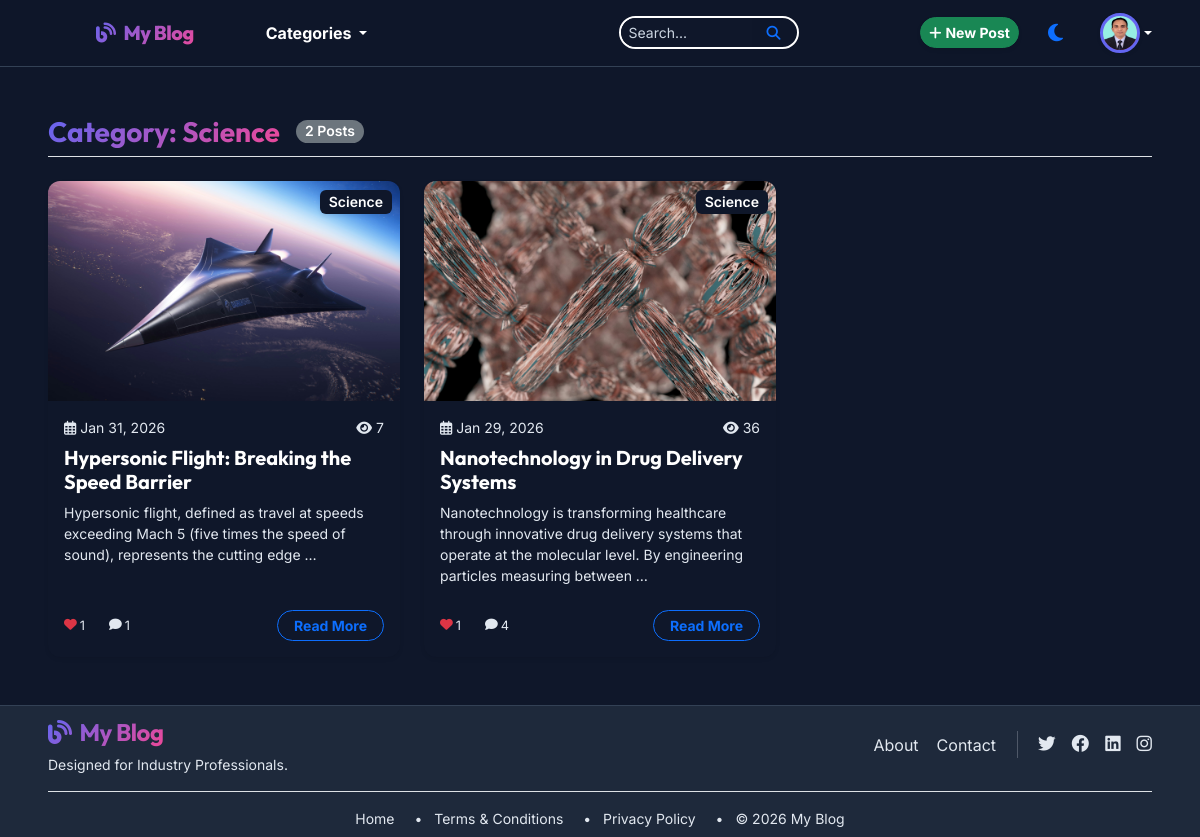
/category/science/ (signed in), run on the app's committed database.
### blog/models.py (models this page shows, shortened)
class Profile(models.Model):
    user = models.OneToOneField(User, on_delete=models.CASCADE)
    profile_picture = models.ImageField(upload_to='profile_pics/', blank=True, null=True)
    bio = models.TextField(blank=True)
    mobile_number = models.CharField(max_length=20, blank=True)
    educational_qualifications = models.CharField(max_length=200, blank=True)
    interested_subjects = models.CharField(max_length=300, blank=True)
    profession = models.CharField(max_length=100, blank=True)
    current_city = models.CharField(max_length=100, blank=True)
    country = models.CharField(max_length=100, blank=True)

class Category(models.Model):
    name = models.CharField(max_length=100)
    slug = models.SlugField(unique=True, blank=True)
    parent = models.ForeignKey('self', on_delete=models.SET_NULL, null=True, blank=True, related_name='children')
    class Meta:
        verbose_name_plural = "Categories"

class Post(models.Model):
    STATUS_CHOICES = (
        ('draft', 'Draft'),
        ('published', 'Published'),
    )
    title = models.CharField(max_length=200)
    slug = models.SlugField(unique=True, blank=True)
    content = models.TextField()
    featured_image = models.ImageField(upload_to='posts/')
    category = models.ForeignKey(Category, on_delete=models.CASCADE, related_name='posts')
    tags = models.ManyToManyField(Tag, blank=True)
    author = models.ForeignKey(User, on_delete=models.CASCADE)
    status = models.CharField(max_length=10, choices=STATUS_CHOICES, default='draft')
    created_at = models.DateTimeField(auto_now_add=True)
    updated_at = models.DateTimeField(auto_now=True)
    views_count = models.PositiveIntegerField(default=0)
    last_edited_by = models.ForeignKey(User, on_delete=models.SET_NULL, null=True, blank=True, related_name='edited_posts')
    last_edited_at = models.DateTimeField(null=True, blank=True)
    def get_absolute_url(self):
        return reverse('post_detail', kwargs={'slug': self.slug})
    @property
    def total_likes(self):
        return self.interactions.filter(interaction_type='like').count()
    @property
    def total_comments(self):
        return self.comments.count()

### blog/views.py (the view)
# urls.py: path('category/<slug:slug>/', views.category_posts, name='category_posts'),
def category_posts(request, slug):
    category = get_object_or_404(Category, slug=slug)
    posts = Post.objects.filter(category=category, status='published').order_by('-created_at')
    return render(request, 'blog/category_posts.html', {'category': category, 'posts': posts})

### blog/context_processors.py (called while the page is built)
def global_categories(request):
    return {
        'navbar_categories': Category.objects.filter(parent__isnull=True).prefetch_related('children')
    }

### templates/blog/category_posts.html
{% extends 'base.html' %}
{% block content %}
<div class="container-fluid px-4 px-lg-5 my-5 animate-load">
    <div class="d-flex align-items-center mb-4 border-bottom pb-2">
        <h3 class="fw-bold mb-0 text-gradient">Category: {{ category.name }}</h3>
        <span class="badge bg-secondary ms-3 rounded-pill">{{ posts.count }} Posts</span>
    </div>
    <div class="row row-cols-1 row-cols-md-2 row-cols-lg-3 g-4">
        {% for post in posts %}
        <div class="col">
            <div class="card h-100 border-0 shadow-sm animate-hover">
                <div class="position-relative overflow-hidden">
                    {% if post.featured_image %}
                    <img src="{{ post.featured_image.url }}" class="card-img-top transition-zoom" alt="{{ post.title }}"
                        style="height: 220px; object-fit: cover;">
                    {% else %}
                    <div class="card-img-top bg-secondary" style="height: 220px;"></div>
                    {% endif %}
                    <div class="position-absolute top-0 end-0 m-2">
                        <span class="badge bg-white text-dark shadow-sm">{{ post.category.name }}</span>
                    </div>
                </div>
                <div class="card-body">
                    <div class="d-flex justify-content-between mb-2 small text-muted">
                        <span><i class="far fa-calendar-alt me-1"></i>{{ post.created_at|date:"M d, Y" }}</span>
                        <span><i class="fas fa-eye me-1"></i>{{ post.views_count }}</span>
                    </div>
                    <h5 class="card-title fw-bold"><a href="{{ post.get_absolute_url }}"
                            class="text-decoration-none text-reset">{{ post.title|truncatewords:10 }}</a></h5>
                    <p class="card-text text-muted small">{{ post.content|striptags|truncatewords:20 }}</p>
                </div>
                <div
                    class="card-footer bg-transparent border-top-0 d-flex justify-content-between align-items-center pb-3">
                    <div class="d-flex gap-3 small text-muted">
                        <span class="icon-stat"><i class="fas fa-heart text-danger"></i>{{ post.total_likes }}</span>
                        <span class="icon-stat"><i class="fas fa-comment"></i>{{ post.total_comments }}</span>
                    </div>
                    <a href="{{ post.get_absolute_url }}"
                        class="btn btn-sm btn-outline-primary rounded-pill px-3 fw-bold">Read More</a>
                </div>
            </div>
        </div>
        {% empty %}
        <div class="col-12 text-center py-5">
            <i class="fas fa-folder-open fa-3x text-muted mb-3"></i>
            <h4 class="text-muted">No posts available in this category yet.</h4>
        </div>
        {% endfor %}
    </div>
</div>
{% endblock %}

### templates/base.html (shortened to what this page needs)
<!DOCTYPE html>
{% load static %}
<html lang="en" data-theme="dark">
<head>
    <link href="https://cdn.jsdelivr.net/npm/bootstrap@5.3.0/dist/css/bootstrap.min.css" rel="stylesheet">
    <link rel="stylesheet" href="https://cdnjs.cloudflare.com/ajax/libs/font-awesome/6.4.0/css/all.min.css">
    <link rel="stylesheet" href="{% static 'css/styles.css' %}">
</head>
<body>
    <nav class="navbar navbar-expand-lg sticky-top">
        <div class="container-fluid px-4 px-lg-5">
            <a class="navbar-brand animate-hover ms-5" href="{% url 'home' %}">
                <i class="fas fa-blog me-2"></i>My Blog
            </a>
            <div class="collapse navbar-collapse" id="navbarNav">
                <ul class="navbar-nav me-auto mb-2 mb-lg-0 ms-5">
                    <li class="nav-item dropdown hover-dropdown">
                        <a class="nav-link dropdown-toggle animate-hover fw-bold" href="#" data-bs-toggle="dropdown">
                            Categories
                        </a>
                    </li>
                </ul>
                <form class="d-flex mx-auto" action="{% url 'search' %}" method="GET"
                    style="width: 18%; min-width: 180px;">
                    <div class="input-group input-group-sm">
                        <input class="form-control rounded-start-pill" type="search" placeholder="Search..."
                            aria-label="Search" name="q">
                        <button class="btn btn-outline-primary rounded-end-pill px-3" type="submit"><i
                                class="fas fa-search"></i></button>
                    </div>
                </form>
                <div class="d-flex align-items-center gap-3">
                    {% if perms.blog.add_post %}
                    <a class="btn btn-sm btn-success rounded-pill fw-bold animate-hover shadow-sm"
                        href="{% url 'create_post' %}">
                        <i class="fas fa-plus me-1"></i>New Post
                    </a>
                    {% endif %}
                    <button class="btn btn-link text-decoration-none theme-toggle animate-hover" id="themeToggle"
                        title="Toggle Theme">
                        <i class="fas fa-moon fa-lg"></i>
                    </button>
                    {% if user.is_authenticated %}
                    <div class="dropdown">
                        <a class="nav-link dropdown-toggle d-flex align-items-center p-0" href="#" role="button"
                            data-bs-toggle="dropdown">
                            <div class="profile-avatar profile-avatar-xs ms-2 shadow-sm">
                                {% if user.profile.profile_picture %}
                                <img src="{{ user.profile.profile_picture.url }}" class="w-100 h-100 rounded-circle">
                                {% else %}
                                <span>{{ user.username|make_list|first|upper }}</span>
                                {% endif %}
                            </div>
                        </a>
                    </div>
                    {% endif %}
                </div>
            </div>
        </div>
    </nav>
    <div style="flex: 1 0 auto;">
        {% block content %}{% endblock %}
    </div>
    <footer class="footer mt-auto py-2" style="background-color: var(--card-bg);">
        <div class="container-fluid px-4 px-lg-5">
            <div class="row align-items-center mb-3">
                <div class="col-md-6 text-md-start text-center mb-3 mb-md-0">
                    <a class="navbar-brand animate-hover fs-4 fw-bold" href="{% url 'home' %}">
                        <i class="fas fa-blog me-2"></i>My Blog
                    </a>
                    <p class="small text-muted mb-0 mt-1">Designed for Industry Professionals.</p>
                </div>
                <div class="col-md-6">
                    <div
                        class="d-flex justify-content-center justify-content-md-end align-items-center gap-3 flex-wrap">
                        <button class="btn btn-link text-decoration-none text-muted p-0 animate-hover"
                            data-bs-toggle="offcanvas" data-bs-target="#offcanvasAbout">About</button>
                        <button class="btn btn-link text-decoration-none text-muted p-0 animate-hover"
                            data-bs-toggle="modal" data-bs-target="#contactModal">Contact</button>
                        <div class="d-flex gap-3">
                            <a href="#" class="social-icon text-muted" style="font-size: 1.1rem;"><i
                                    class="fab fa-twitter"></i></a>
                            <a href="#" class="social-icon text-muted" style="font-size: 1.1rem;"><i
                                    class="fab fa-facebook"></i></a>
                            <a href="#" class="social-icon text-muted" style="font-size: 1.1rem;"><i
                                    class="fab fa-linkedin"></i></a>
                            <a href="#" class="social-icon text-muted" style="font-size: 1.1rem;"><i
                                    class="fab fa-instagram"></i></a>
                        </div>
                    </div>
                </div>
            </div>
            <div class="border-top pt-3 text-center text-muted small">
                <ul class="list-inline mb-0">
                    <li class="list-inline-item"><a href="{% url 'home' %}"
                            class="text-decoration-none text-muted">Home</a></li>
                    <li class="list-inline-item mx-2">&bull;</li>
                    <li class="list-inline-item"><a href="#" class="text-decoration-none text-muted">Terms &
                            Conditions</a></li>
                    <li class="list-inline-item mx-2">&bull;</li>
                    <li class="list-inline-item"><a href="#" class="text-decoration-none text-muted">Privacy Policy</a>
                    </li>
                    <li class="list-inline-item mx-2">&bull;</li>
                    <li class="list-inline-item"><span>&copy; {% now "Y" %} My Blog</span></li>
                </ul>
            </div>
        </div>
    </footer>
</body>
</html>

### static/css/styles.css (style rules this page uses)
:root { --primary-color: #6366f1; --secondary-color: #ec4899; --background-light: #f8fafc; --text-light: #1e293b; --card-bg-light: #ffffff; --border-light: #e2e8f0; --background-dark: #0f172a; --text-dark: #ffffff; --text-muted-dark: #e2e8f0; --card-bg-dark: #1e293b; --border-dark: #334155; --trending-border-light: #10b981; --trending-border-dark: #ffffff; --transition-speed: 0.15s; --font-heading: 'Outfit', sans-serif; --font-body: 'Inter', sans-serif; }
[data-theme="dark"] { --background: var(--background-dark); --text: var(--text-dark); --card-bg: var(--card-bg-dark); --border: var(--border-dark); --nav-bg: rgba(15, 23, 42, 0.95); --muted: var(--text-muted-dark); }
body { background-color: var(--background); color: var(--text); font-family: var(--font-body); transition: background-color var(--transition-speed), color var(--transition-speed); overflow-x: hidden; display: flex; flex-direction: column; min-height: 100vh; }
h1, h2, h3, h4, h5, h6 { font-family: var(--font-heading); font-weight: 700; color: var(--text); }
.animate-load { animation: fadeIn 0.8s ease-out forwards; }
.animate-hover { transition: transform 0.3s ease, color 0.3s ease, box-shadow 0.3s ease; }
.navbar { background: var(--nav-bg); backdrop-filter: blur(10px); border-bottom: 1px solid var(--border); padding: 0.8rem 0; animation: fadeIn 0.6s ease-out; }
.navbar-brand { font-family: var(--font-heading); font-weight: 800; letter-spacing: -0.5px; background: linear-gradient(135deg, var(--primary-color), var(--secondary-color)); -webkit-background-clip: text; background-clip: text; -webkit-text-fill-color: transparent; transition: transform 0.3s; }
.nav-link { color: var(--text) !important; font-weight: 500; transition: color 0.2s, transform 0.2s; }
.navbar .input-group { border: 2px solid #10b981; border-radius: 20px; overflow: hidden; }
[data-theme="dark"] .navbar .input-group { border-color: #ffffff; }
.navbar .input-group .form-control, .navbar .input-group .input-group-text, .navbar .input-group .btn { border: none !important; }
.card { background-color: var(--card-bg); border: 1px solid var(--border); border-radius: 12px; overflow: hidden; transition: transform 0.4s cubic-bezier(0.175, 0.885, 0.32, 1.275), box-shadow 0.4s cubic-bezier(0.175, 0.885, 0.32, 1.275); animation: fadeIn 1s ease-out; }
.card-title { color: var(--text); }
.card-text { color: var(--muted); }
.text-muted { color: var(--muted) !important; }
.footer { background-color: var(--card-bg); border-top: 1px solid var(--border); padding: 0.5rem 0; margin-top: auto; width: 100%; animation: fadeIn 1.2s ease-out; }
.social-icon { color: var(--text); font-size: 1.5rem; transition: transform 0.3s, color 0.3s; }
.form-control { background-color: var(--background); border: 1px solid var(--border); color: var(--text); padding: 0.75rem 1rem; border-radius: 30px; }
.input-group .form-control { border-top-right-radius: 0; border-bottom-right-radius: 0; }
.input-group .btn { border-top-left-radius: 0; border-bottom-left-radius: 0; border-radius: 0 30px 30px 0; }
[data-theme="dark"] .form-control { background-color: var(--background-dark) !important; border-color: var(--border-dark) !important; color: #ffffff !important; }
[data-theme="dark"] .form-control::placeholder { color: #cbd5e1 !important; }
.text-gradient { background: linear-gradient(135deg, var(--primary-color), var(--secondary-color)); -webkit-background-clip: text; background-clip: text; -webkit-text-fill-color: transparent; }
.icon-stat { font-size: 0.8rem; margin-right: 0.5rem; display: inline-flex; align-items: center; }
.icon-stat i { margin-right: 3px; }
.badge { font-weight: 600; font-size: 0.875rem; transition: transform 0.2s ease; }
.profile-avatar { object-fit: cover; border: 3px solid var(--primary-color); border-radius: 50%; background: linear-gradient(135deg, var(--primary-color), var(--secondary-color)); display: flex; align-items: center; justify-content: center; color: white; font-weight: 700; }
.profile-avatar-xs { width: 40px; height: 40px; font-size: 1.2rem; }
[data-theme="dark"] body, [data-theme="dark"] .bg-white, [data-theme="dark"] .bg-light, [data-theme="dark"] .card, [data-theme="dark"] .list-group-item, [data-theme="dark"] .comment-card, [data-theme="dark"] .offcanvas { background-color: var(--background-dark) !important; background: var(--background-dark) !important; color: #ffffff !important; }

### data on the page
Category: name "Science"
Post: featured_image (picture), category.name "Science", created_at "Jan 31, 2026", views_count "7", title "Hypersonic Flight: Breaking the Speed Barrier", content "Hypersonic flight, defined as travel at speeds exceeding Mach 5 (five times the speed of sound), represents the cutting edge …", total_likes "1", total_comments "1"
Post: featured_image (picture), category.name "Science", created_at "Jan 29, 2026", views_count "36", title "Nanotechnology in Drug Delivery Systems", content "Nanotechnology is transforming healthcare through innovative drug delivery systems that operate at the molecular level. By engineering particles measuring between …", total_likes "1", total_comments "4"

### other printed values
{{ posts.count }} "2"
